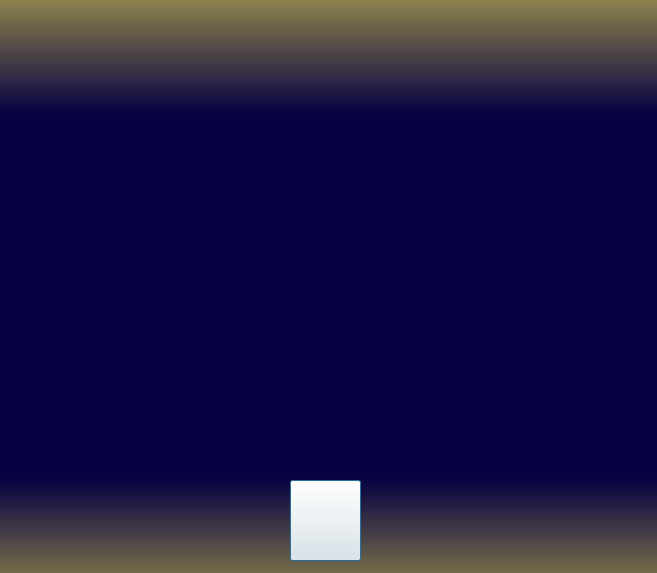
<?xml version="1.0" encoding="UTF-8"?>
<ui version="4.0">
 <class>finish</class>
 <widget class="QDialog" name="finish">
  <property name="geometry">
   <rect>
    <x>0</x>
    <y>0</y>
    <width>657</width>
    <height>573</height>
   </rect>
  </property>
  <property name="windowTitle">
   <string>钩子英雄</string>
  </property>
  <property name="styleSheet">
   <string notr="true">#finish {border-image: url(:/finish/img/victory.png);
	background-color: qlineargradient(spread:reflect, x1:0.480198, y1:0.517, x2:0.480198, y2:0, stop:0.613861 rgba(6, 1, 66, 255), stop:1 rgba(141, 130, 75, 245));
}
#finish * {}</string>
  </property>
  <widget class="QLabel" name="label">
   <property name="geometry">
    <rect>
     <x>20</x>
     <y>270</y>
     <width>81</width>
     <height>81</height>
    </rect>
   </property>
   <property name="styleSheet">
    <string notr="true">border-image: url(:/finish/img/emoji_1.png);</string>
   </property>
   <property name="text">
    <string/>
   </property>
  </widget>
  <widget class="QLabel" name="label_2">
   <property name="geometry">
    <rect>
     <x>130</x>
     <y>380</y>
     <width>101</width>
     <height>81</height>
    </rect>
   </property>
   <property name="styleSheet">
    <string notr="true">border-image: url(:/finish/img/emoji_4.png);</string>
   </property>
   <property name="text">
    <string/>
   </property>
  </widget>
  <widget class="QLabel" name="label_3">
   <property name="geometry">
    <rect>
     <x>470</x>
     <y>440</y>
     <width>81</width>
     <height>71</height>
    </rect>
   </property>
   <property name="styleSheet">
    <string notr="true">border-image: url(:/finish/img/emoji_2.png);</string>
   </property>
   <property name="text">
    <string/>
   </property>
  </widget>
  <widget class="QLabel" name="label_4">
   <property name="geometry">
    <rect>
     <x>540</x>
     <y>200</y>
     <width>81</width>
     <height>71</height>
    </rect>
   </property>
   <property name="styleSheet">
    <string notr="true">border-image: url(:/finish/img/emoji_3.png);</string>
   </property>
   <property name="text">
    <string/>
   </property>
  </widget>
  <widget class="QPushButton" name="pushButton">
   <property name="geometry">
    <rect>
     <x>290</x>
     <y>480</y>
     <width>71</width>
     <height>81</height>
    </rect>
   </property>
   <property name="styleSheet">
    <string notr="true">
border-image: url(:/bg/img/3.png);</string>
   </property>
   <property name="text">
    <string/>
   </property>
  </widget>
 </widget>
 <resources/>
 <connections/>
</ui>
